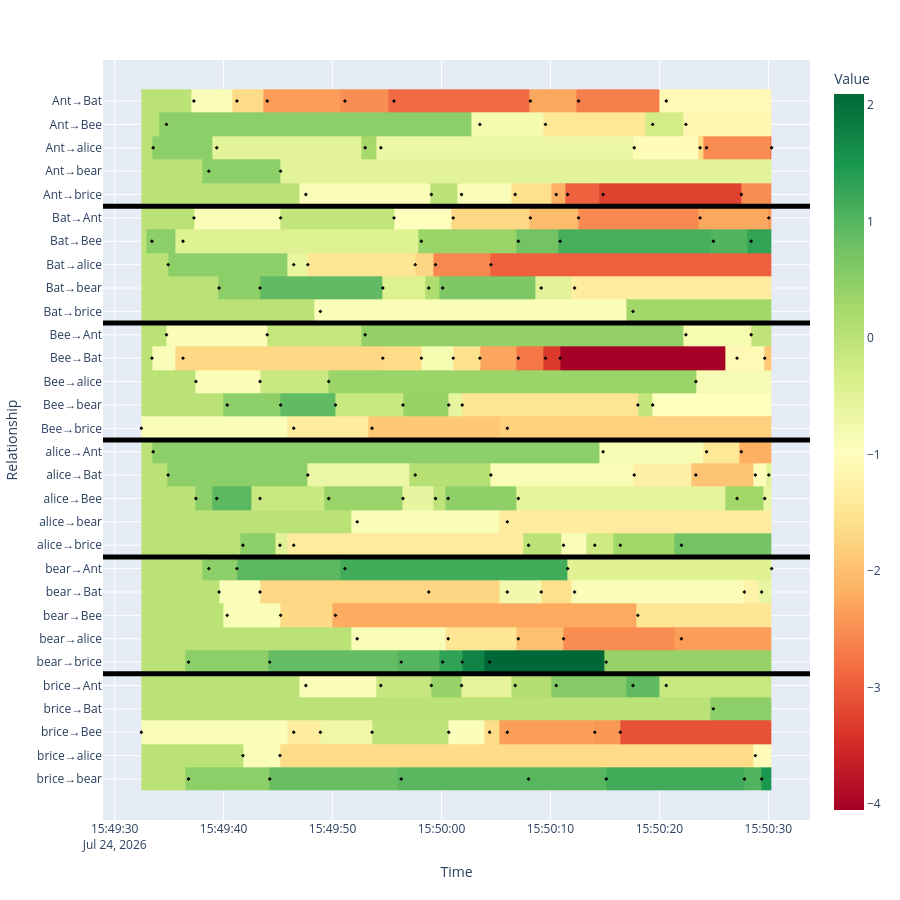

The code cell stored with this chart in its notebook:
### Code cell
df['timestamp'] = pd.to_datetime(df2['timestamp'], unit='ms')
df = df2[df2['partner_name'].notna()].copy()
df["partner_name"] = df["partner_name"].str.split("@", n=1).str[1]
df['pair'] = df['pet_name'] + "→" + df['partner_name']

heat = df.pivot_table(
    index='pair',
    columns='timestamp',
    values='partner_relationship',
    # aggfunc='last'
)
heat = heat.sort_index(axis=1)
heat = heat.ffill(axis=1)
heat.fillna(0, inplace=True)

import plotly.express as px

fig = px.imshow(
    heat,
    aspect="auto",
    color_continuous_scale="RdYlGn",
    labels={
        "x": "Time",
        "y": "Relationship",
        "color": "Value"
    }
)

group_size = 5 

for i in range(group_size, len(heat.index), group_size):
    fig.add_hline(
        y=i - 0.5,
        line_width=5,
        line_color="black"
    )

fig.add_scatter(
    x=df['timestamp'],
    y=df['pair'],
    mode='markers',
    marker=dict(
        symbol='diamond',
        size=3,
        color='black'
    ),
    hovertext=df['activity_name'],
    hoverinfo='text'
)
# fig.update_xaxes(range=[heat.columns.min(), heat.columns.max()])
# fig.update_yaxes(range= [heat.index.min(), heat.index.max()])

# fig.show()

fig.update_layout(height=900)

fig.show()

### Figure 1 — Plotly figure (JSON) as saved in the notebook; plotly's stock layout.template omitted (floating-point values rounded to 4 significant figures; data arrays with more than 128 entries replaced by an {"elided": "..."} marker saying what was removed)
{"data": [{"coloraxis": "coloraxis", "hovertemplate": "Time: %{x}<br>Relationship: %{y}<br>Value: %{z}<extra></extra>", "name": "0", "type": "heatmap", "x": {"elided": "129 str values"}, "xaxis": "x", "y": ["Ant→Bat", "Ant→Bee", "Ant→alice", "Ant→bear", "Ant→brice", "Bat→Ant", "Bat→Bee", "Bat→alice", "Bat→bear", "Bat→brice", "Bee→Ant", "Bee→Bat", "Bee→alice", "Bee→bear", "Bee→brice", "alice→Ant", "alice→Bat", "alice→Bee", "alice→bear", "alice→brice", "bear→Ant", "bear→Bat", "bear→Bee", "bear→alice", "bear→brice", "brice→Ant", "brice→Bat", "brice→Bee", "brice→alice", "brice→bear"], "yaxis": "y", "z": {"elided": "30x129 float values"}}, {"hoverinfo": "text", "hovertext": {"elided": "182 str values"}, "marker": {"color": "black", "size": 3, "symbol": "diamond"}, "mode": "markers", "type": "scatter", "x": {"elided": "182 str values"}, "y": {"elided": "182 str values"}}], "layout": {"coloraxis": {"autocolorscale": false, "colorbar": {"title": {"text": "Value"}}, "colorscale": [[0, "rgb(165,0,38)"], [0.1, "rgb(215,48,39)"], [0.2, "rgb(244,109,67)"], [0.3, "rgb(253,174,97)"], [0.4, "rgb(254,224,139)"], [0.5, "rgb(255,255,191)"], [0.6, "rgb(217,239,139)"], [0.7, "rgb(166,217,106)"], [0.8, "rgb(102,189,99)"], [0.9, "rgb(26,152,80)"], [1, "rgb(0,104,55)"]]}, "height": 900, "margin": {"t": 60}, "shapes": [{"line": {"color": "black", "width": 5}, "type": "line", "x0": 0, "x1": 1, "xref": "x domain", "y0": 4.5, "y1": 4.5, "yref": "y"}, {"line": {"color": "black", "width": 5}, "type": "line", "x0": 0, "x1": 1, "xref": "x domain", "y0": 9.5, "y1": 9.5, "yref": "y"}, {"line": {"color": "black", "width": 5}, "type": "line", "x0": 0, "x1": 1, "xref": "x domain", "y0": 14.5, "y1": 14.5, "yref": "y"}, {"line": {"color": "black", "width": 5}, "type": "line", "x0": 0, "x1": 1, "xref": "x domain", "y0": 19.5, "y1": 19.5, "yref": "y"}, {"line": {"color": "black", "width": 5}, "type": "line", "x0": 0, "x1": 1, "xref": "x domain", "y0": 24.5, "y1": 24.5, "yref": "y"}], "xaxis": {"anchor": "y", "domain": [0, 1], "title": {"text": "Time"}}, "yaxis": {"anchor": "x", "autorange": "reversed", "domain": [0, 1], "title": {"text": "Relationship"}}}}
